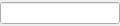
<?xml version="1.0" encoding="UTF-8"?>
<ui version="4.0">
 <class>DialogServiceGenericParameterFrame</class>
 <widget class="QFrame" name="DialogServiceGenericParameterFrame">
  <property name="geometry">
   <rect>
    <x>0</x>
    <y>0</y>
    <width>120</width>
    <height>26</height>
   </rect>
  </property>
  <property name="minimumSize">
   <size>
    <width>120</width>
    <height>26</height>
   </size>
  </property>
  <property name="maximumSize">
   <size>
    <width>120</width>
    <height>26</height>
   </size>
  </property>
  <property name="windowTitle">
   <string>serviceDistance</string>
  </property>
  <property name="windowOpacity">
   <double>1.000000000000000</double>
  </property>
  <property name="autoFillBackground">
   <bool>false</bool>
  </property>
  <property name="frameShape">
   <enum>QFrame::NoFrame</enum>
  </property>
  <property name="frameShadow">
   <enum>QFrame::Plain</enum>
  </property>
  <property name="lineWidth">
   <number>0</number>
  </property>
  <widget class="QWidget" name="layoutWidget">
   <property name="geometry">
    <rect>
     <x>0</x>
     <y>0</y>
     <width>120</width>
     <height>26</height>
    </rect>
   </property>
   <layout class="QGridLayout" name="gridLayout">
    <item row="0" column="0">
     <widget class="QLineEdit" name="anyParameterLineEdit">
      <property name="alignment">
       <set>Qt::AlignRight|Qt::AlignTrailing|Qt::AlignVCenter</set>
      </property>
     </widget>
    </item>
   </layout>
  </widget>
 </widget>
 <resources/>
 <connections/>
</ui>
